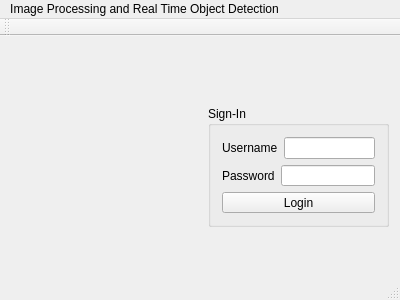
<?xml version="1.0" encoding="UTF-8"?>
<ui version="4.0">
 <class>MainWindow</class>
 <widget class="QMainWindow" name="MainWindow">
  <property name="enabled">
   <bool>true</bool>
  </property>
  <property name="geometry">
   <rect>
    <x>0</x>
    <y>0</y>
    <width>400</width>
    <height>300</height>
   </rect>
  </property>
  <property name="sizePolicy">
   <sizepolicy hsizetype="Preferred" vsizetype="Preferred">
    <horstretch>0</horstretch>
    <verstretch>0</verstretch>
   </sizepolicy>
  </property>
  <property name="windowTitle">
   <string>MainWindow</string>
  </property>
  <widget class="QWidget" name="centralWidget">
   <widget class="QGroupBox" name="groupBox">
    <property name="geometry">
     <rect>
      <x>208</x>
      <y>70</y>
      <width>181</width>
      <height>121</height>
     </rect>
    </property>
    <property name="title">
     <string>Sign-In</string>
    </property>
    <layout class="QVBoxLayout" name="verticalLayout">
     <item>
      <layout class="QHBoxLayout" name="horizontalLayout">
       <item>
        <widget class="QLabel" name="label">
         <property name="text">
          <string>Username</string>
         </property>
        </widget>
       </item>
       <item>
        <widget class="QLineEdit" name="lineEdit_username"/>
       </item>
      </layout>
     </item>
     <item>
      <layout class="QHBoxLayout" name="horizontalLayout_2">
       <item>
        <widget class="QLabel" name="label_2">
         <property name="text">
          <string>Password</string>
         </property>
        </widget>
       </item>
       <item>
        <widget class="QLineEdit" name="lineEdit_password">
         <property name="maxLength">
          <number>32760</number>
         </property>
         <property name="echoMode">
          <enum>QLineEdit::Password</enum>
         </property>
        </widget>
       </item>
      </layout>
     </item>
     <item>
      <widget class="QPushButton" name="pushButton_login">
       <property name="text">
        <string>Login</string>
       </property>
      </widget>
     </item>
    </layout>
   </widget>
   <widget class="QLabel" name="label_3">
    <property name="geometry">
     <rect>
      <x>10</x>
      <y>80</y>
      <width>191</width>
      <height>111</height>
     </rect>
    </property>
    <property name="text">
     <string/>
    </property>
    <property name="pixmap">
     <pixmap>../Pic/ict.gnu.PNG</pixmap>
    </property>
    <property name="scaledContents">
     <bool>true</bool>
    </property>
   </widget>
  </widget>
  <widget class="QMenuBar" name="menuBar">
   <property name="geometry">
    <rect>
     <x>0</x>
     <y>0</y>
     <width>400</width>
     <height>21</height>
    </rect>
   </property>
   <widget class="QMenu" name="menuImage_Processing_and_Real_Time_Object_Detection">
    <property name="title">
     <string>Image Processing and Real Time Object Detection</string>
    </property>
   </widget>
   <addaction name="menuImage_Processing_and_Real_Time_Object_Detection"/>
  </widget>
  <widget class="QToolBar" name="mainToolBar">
   <attribute name="toolBarArea">
    <enum>TopToolBarArea</enum>
   </attribute>
   <attribute name="toolBarBreak">
    <bool>false</bool>
   </attribute>
  </widget>
  <widget class="QStatusBar" name="statusBar"/>
 </widget>
 <layoutdefault spacing="6" margin="11"/>
 <resources/>
 <connections/>
</ui>
